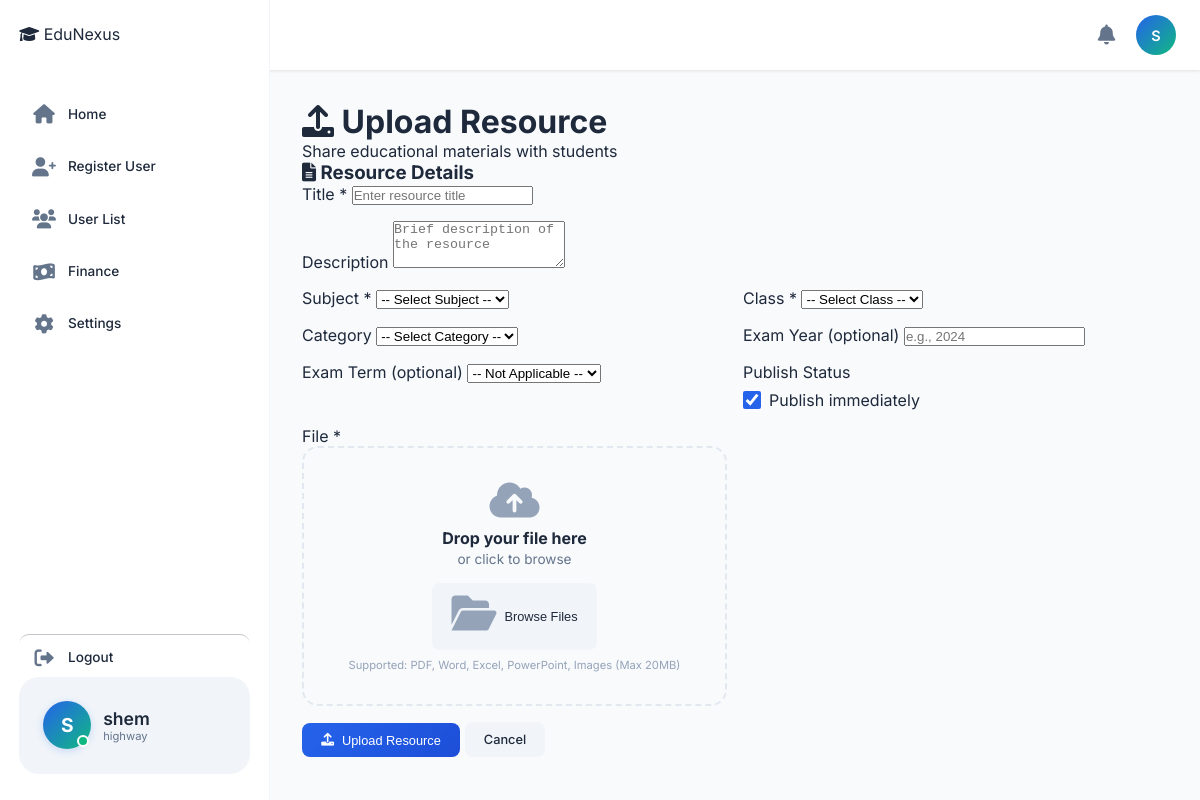
The app's page /resources/upload/ (signed in) with its own data.
### accounts/models.py (models this page shows, shortened)
class User(AbstractUser):
    ROLE_CHOICES = (
        ('SUPER_ADMIN', 'super_Admin'),
        ('ADMIN', 'admin'),
        ('HEAD_TEACHER', 'Head Teacher'),
        ('BURSAR','Bursar'),
        ('SECRETARY', 'Secretary'),
        ('TEACHER', 'teacher'),
        ('STUDENT', 'student'),
        ('PARENT', 'parent')
    )
    objects = UserManager()
    login_id = models.CharField(max_length=100, unique=True, null=True, blank=True)
    admin_id = models.CharField(max_length=20, blank=True, null=True)
    role = models.CharField(max_length=20, choices=ROLE_CHOICES, default='STUDENT')
    is_approved = models.BooleanField(default=False)
    school = models.ForeignKey('School', on_delete=models.SET_NULL, null=True, blank=True, related_name='users')
    phone_number = models.CharField(max_length=15, unique=True, null=True, blank=True)
    id_number = models.CharField(max_length=20, blank=True, null=True)
    admission_number = models.CharField(max_length=20, blank=True, null=True)
    tsc_number = models.CharField(max_length=20, blank=True, null=True)
    is_first_login = models.BooleanField(default=True)

class School(models.Model):
    name = models.CharField(max_length=200)
    code = models.CharField(max_length=20, unique=True)
    email = models.EmailField()
    phone = models.CharField(max_length=15)
    address = models.TextField(blank=True, null=True)
    logo = models.ImageField(upload_to='school_logos/', blank=True, null=True)
    is_active = models.BooleanField(default=True)
    created_at = models.DateTimeField(auto_now_add=True)
    created_by = models.ForeignKey('User', on_delete=models.SET_NULL, null=True, blank=True, related_name='created_schools')
    class Meta:
        ordering = ['name']

### academic/views.py (the view, shortened to what this page needs)
# urls.py: path('resources/upload/', views.teacher_upload_resource, name='teacher_upload_resource'),
@login_required
def teacher_upload_resource(request):
    if request.user.role not in ['TEACHER', 'ADMIN', 'HEAD_TEACHER']:
        messages.error(request, "You don't have permission to upload resources.")
        return redirect('dashboard')
    school = request.user.school
    if request.user.role == 'TEACHER':
        from academic.models import SubjectAllocation
        allocations = SubjectAllocation.objects.filter(
            teacher__user=request.user
        ).select_related('subject', 'classroom')
        allocated_subjects = []
        allocated_classes = []
        allocation_pairs = []
        for alloc in allocations:
            if alloc.subject not in allocated_subjects:
                allocated_subjects.append(alloc.subject)
            if alloc.classroom not in allocated_classes:
                allocated_classes.append(alloc.classroom)
            allocation_pairs.append({
                'subject_id': alloc.subject.id,
                'subject_name': alloc.subject.name,
                'classroom_id': alloc.classroom.id,
                'classroom_name': str(alloc.classroom)
            })
    else:
        from academic.models import Subject, Classroom
        allocated_subjects = Subject.objects.all()
        allocated_classes = Classroom.objects.filter(school=school)
        allocation_pairs = []
        for subject in allocated_subjects:
            for classroom in allocated_classes:
                allocation_pairs.append({
                    'subject_id': subject.id,
                    'subject_name': subject.name,
                    'classroom_id': classroom.id,
                    'classroom_name': str(classroom)
                })
    categories = ResourceCategory.objects.filter(Q(school=school) | Q(is_default=True))
    context = {
        'categories': categories,
        'allocated_subjects': allocated_subjects,
        'allocated_classes': allocated_classes,
        'allocation_pairs': allocation_pairs,
        'school': school,
        'user_role': request.user.role,
    }
    return render(request, 'academic/upload_resource.html', context)

### finance/models.py (called while the page is built, shortened)
    def can_access_system(self):
        if self.status == 'ACTIVE':
            return True

### academic/templates/academic/upload_resource.html (shortened to what this page needs)
{% extends 'base.html' %}
{% load static %}
{% block content %}
<div class="page-header">
    <h1><i class="fas fa-upload"></i> Upload Resource</h1>
    <p>Share educational materials with students</p>
</div>
<div class="modern-card">
    <div class="card-header-modern">
        <h3><i class="fas fa-file-alt"></i> Resource Details</h3>
    </div>
    <form method="POST" enctype="multipart/form-data" class="upload-form">
        <div class="form-row">
            <div class="form-group">
                <label>Title <span class="required">*</span></label>
                <input type="text" name="title" class="form-control-modern" placeholder="Enter resource title" required>
            </div>
        </div>
        <div class="form-row">
            <div class="form-group">
                <label>Description</label>
                <textarea name="description" class="form-control-modern" rows="3" placeholder="Brief description of the resource"></textarea>
            </div>
        </div>
        <div class="form-row">
            <div class="form-group">
                <label>Subject <span class="required">*</span></label>
                <select name="subject" class="form-control-modern" id="id_subject" required>
                    <option value="">-- Select Subject --</option>
                </select>
            </div>
            <div class="form-group">
                <label>Class <span class="required">*</span></label>
                <select name="classroom" class="form-control-modern" id="id_classroom" required>
                    <option value="">-- Select Class --</option>
                </select>
            </div>
        </div>
        <div class="form-row">
            <div class="form-group">
                <label>Category</label>
                <select name="category" class="form-control-modern">
                    <option value="">-- Select Category --</option>
                </select>
            </div>
            <div class="form-group">
                <label>Exam Year (optional)</label>
                <input type="number" name="exam_year" class="form-control-modern" placeholder="e.g., 2024">
            </div>
        </div>
        <div class="form-row">
            <div class="form-group">
                <label>Exam Term (optional)</label>
                <select name="exam_term" class="form-control-modern">
                    <option value="">-- Not Applicable --</option>
                </select>
            </div>
            <div class="form-group">
                <label>Publish Status</label>
                <div class="checkbox-wrapper">
                    <input type="checkbox" name="is_published" checked>
                    <span>Publish immediately</span>
                </div>
            </div>
        </div>
        <div class="form-row">
            <div class="form-group">
                <label>File <span class="required">*</span></label>
                <div class="file-upload-area" id="uploadArea">
                    <i class="fas fa-cloud-upload-alt"></i>
                    <h4>Drop your file here</h4>
                    <p>or click to browse</p>
                    <button type="button" class="btn-secondary" onclick="document.getElementById('fileInput').click()">
                        <i class="fas fa-folder-open"></i> Browse Files
                    </button>
                    <small class="file-hint">Supported: PDF, Word, Excel, PowerPoint, Images (Max 20MB)</small>
                </div>
            </div>
        </div>
        <div class="form-actions">
            <button type="submit" class="btn-primary">
                <i class="fas fa-upload"></i> Upload Resource
            </button>
            <a href="{% url 'teacher_resource_list' %}" class="btn-secondary">Cancel</a>
        </div>
    </form>
</div>
{% endblock %}

### templates/base.html (shortened to what this page needs)
{% load static %}
{% load pwa %}
<!DOCTYPE html>
<html lang="en">
<head>
    <link rel="stylesheet" href="{% static 'css/style.css' %}">
    <link rel="stylesheet" href="https://cdnjs.cloudflare.com/ajax/libs/font-awesome/6.0.0-beta3/css/all.min.css">
</head>
<body>
    <nav class="top-nav">
        <div class="nav-left">
            <div class="logo-small">
            </div>
        </div>
        <div class="nav-right">
            <div class="notification-badge" id="notificationBell">
                <i class="fas fa-bell"></i>
            </div>
            <div class="profile-icon" id="profileIconBtn">
                <a href="{% url 'profile' %}" class="profile-icon" id="profileIconBtn" style="text-decoration: none;">
                <div class="avatar-circle">
                    {{ request.user.first_name|first|default:request.user.username|first|upper }}
                </div>
            </a>
            </div>
        </div>
    </nav>
<aside class="sidebar" id="sidebar">
    <div class="sidebar-header">
        <div class="logo">
            <i class="fas fa-graduation-cap"></i>
            <span>EduNexus</span>
        </div>
    </div>
    <nav class="sidebar-nav">
        <ul class="sidebar-menu">
            <li class="menu-item {% if request.resolver_match.url_name == 'dashboard' %}active{% endif %}"
                data-url="{% url 'dashboard' %}">
                <i class="fas fa-home"></i>
                <span>Home</span>
            </li>
            {% if request.user.role == 'ADMIN' %}
                <li class="menu-item" data-url="{% url 'register_page' %}">
                    <i class="fas fa-user-plus"></i>
                    <span>Register User</span>
                </li>
                <li class="menu-item" data-url="{% url 'user_list' %}">
                    <i class="fas fa-users"></i>
                    <span>User List</span>
                </li>
                <li class="menu-item" data-url="{% url 'payement_detail' %}">
                    <i class="fas fa-money-bill-wave"></i>
                    <span>Finance</span>
                </li>
            {% endif %}
            <li class="menu-item" data-url="{% url 'profile' %}">
                <i class="fas fa-cog"></i>
                <span>Settings</span>
            </li>
            <li class="menu-item" id="logoutBtn">
                <i class="fas fa-sign-out-alt"></i>
                <span>Logout</span>
            </li>
        </ul>
    </nav>
    <div class="sidebar-user">
        <div class="sidebar-avatar">
            <div class="avatar-large">
                {{ request.user.first_name|first|default:request.user.username|first|upper }}
            </div>
            <span class="online-dot"></span>
        </div>
        <div class="sidebar-user-info">
            <div class="user-name">{{ request.user.first_name|default:request.user.username }}</div>
            <div class="user-email">
                {% if request.user.role == 'SUPER_ADMIN' %}
                    Super Admin
                {% elif request.user.school %}
                    {{ request.user.school.name }}
                {% else %}
                    {{ request.user.get_role_display }}
                {% endif %}
            </div>
        </div>
    </div>
</aside>
    <main class="main-content">
        {% block content %}
        {% endblock %}
    </main>
</body>
</html>

### academic/templates/academic/upload_resource.html (style rules this page uses)
.file-upload-area { border: 2px dashed #e2e8f0; border-radius: 16px; padding: 2rem; text-align: center; transition: all 0.3s; cursor: pointer; position: relative; }
.file-upload-area i { font-size: 2.5rem; color: #94a3b8; margin-bottom: 0.5rem; }
.file-upload-area h4 { font-size: 1rem; margin-bottom: 0.2rem; }
.file-upload-area p { color: #64748b; font-size: 0.85rem; margin-bottom: 1rem; }
.file-hint { display: block; margin-top: 0.5rem; color: #94a3b8; font-size: 0.7rem; }
.checkbox-wrapper { display: flex; align-items: center; gap: 0.5rem; padding-top: 0.5rem; }
.checkbox-wrapper input[type="checkbox"] { width: 18px; height: 18px; accent-color: #2563eb; }
.upload-form .form-row { display: grid; grid-template-columns: 1fr 1fr; gap: 1rem; margin-bottom: 1rem; }

### records on screen
User: user.first_name|first "S", user.first_name "shem", user.school.name "highway"
